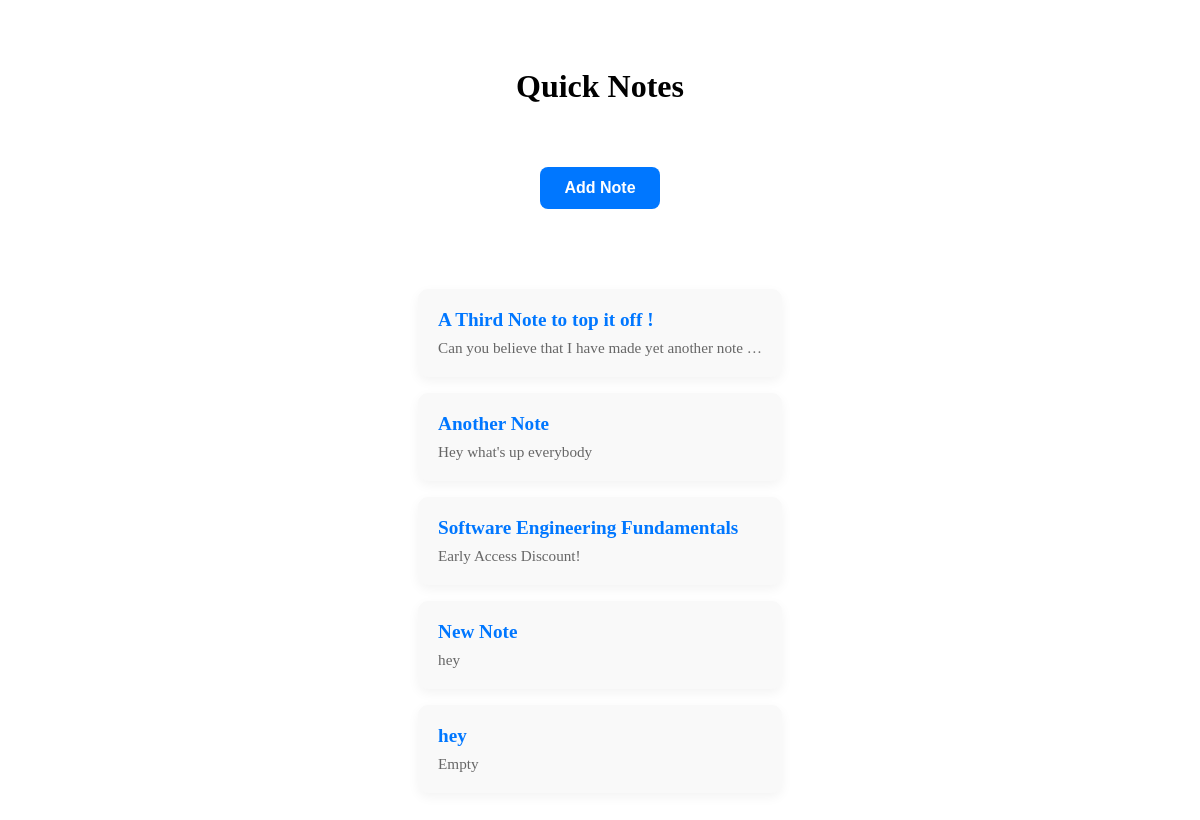
The app's page /notes/ with its own data.
### QuickNotes/models.py (models this page shows, shortened)
class Note(models.Model):
    name = models.CharField(max_length=1024, null=True, blank=True)
    content = models.CharField(max_length=10240, null=True, blank=True)

### QuickNotes/views.py (the view)
# urls.py: path('notes/', views.QuickNotes, name='quicknotes'),
def QuickNotes(request):
    data = Note.objects.all()
    return render(request, 'QuickNotes/quicknotes.html', {'notes': data, 'form': UploadForm})

### QuickNotes/templates/QuickNotes/quicknotes.html (shortened to what this page needs)
{% extends "QuickNotes/site.html" %}
{% block body %}
<h1>Quick Notes</h1>
<form action='{% url "add" %}' method="POST" enctype="multipart/form-data" class="upload-form">
    {% load static %}
    <button type="submit">Add Note</button>
</form>
<div class="note-list">
    {% for note in notes %}
        <a href="{% url 'quicknote' note.id %}" class="note-card">
            <h3 >{{ note.name|default:'New Note' }}</h3>
            <p>{{ note.content|default:"Empty"|truncatewords:10 }}</p>
        </a>
    {% endfor %}
</div>
{% endblock %}

### QuickNotes/templates/QuickNotes/site.html (shortened to what this page needs)
<!DOCTYPE html>
<html>
<head>
    {% load static %}
    <link rel="stylesheet" href="{% static 'css/styles.css' %}">
</head>
<body>
    {% block body %}
    {% endblock %}
</body>
</html>

### QuickNotes/static/css/styles.css (style rules this page uses)
html, body { min-height: fit-content; margin: 0; padding: 2%; }
body { display: flex; flex-direction: column; justify-content: center; align-items: center; }
.note-list { display: flex; flex-direction: column; gap: 16px; margin: 40px auto; max-width: 600px; padding: 0 20px; }
.note-card { display: block; min-width: 20vw; background-color: #f9f9f9; padding: 20px; border-radius: 10px; text-decoration: none; color: #333; box-shadow: 0 4px 12px rgba(0, 0, 0, 0.05); transition: transform 0.2s ease, box-shadow 0.2s ease; }
.note-card h3 { margin: 0 0 8px 0; font-size: 1.2rem; color: #0077ff; }
.note-card p { margin: 0; font-size: 0.95rem; color: #666; }
.upload-form { max-width: 500px; margin: 10px auto; padding: 30px; font-family: 'Segoe UI', sans-serif; }
button { display: inline-block; padding: 12px 24px; background-color: #0077ff; color: white; font-weight: bold; font-size: 1rem; border: none; border-radius: 8px; cursor: pointer; transition: background-color 0.3s ease; }

### records on screen
Note: name "A Third Note to top it off !", content "Can you believe that I have made yet another note …"
Note: name "Another Note", content "Hey what's up everybody"
Note: name "Software Engineering Fundamentals", content "Early Access Discount!"
Note: name "New Note", content "hey"
Note: name "hey", content "Empty"
